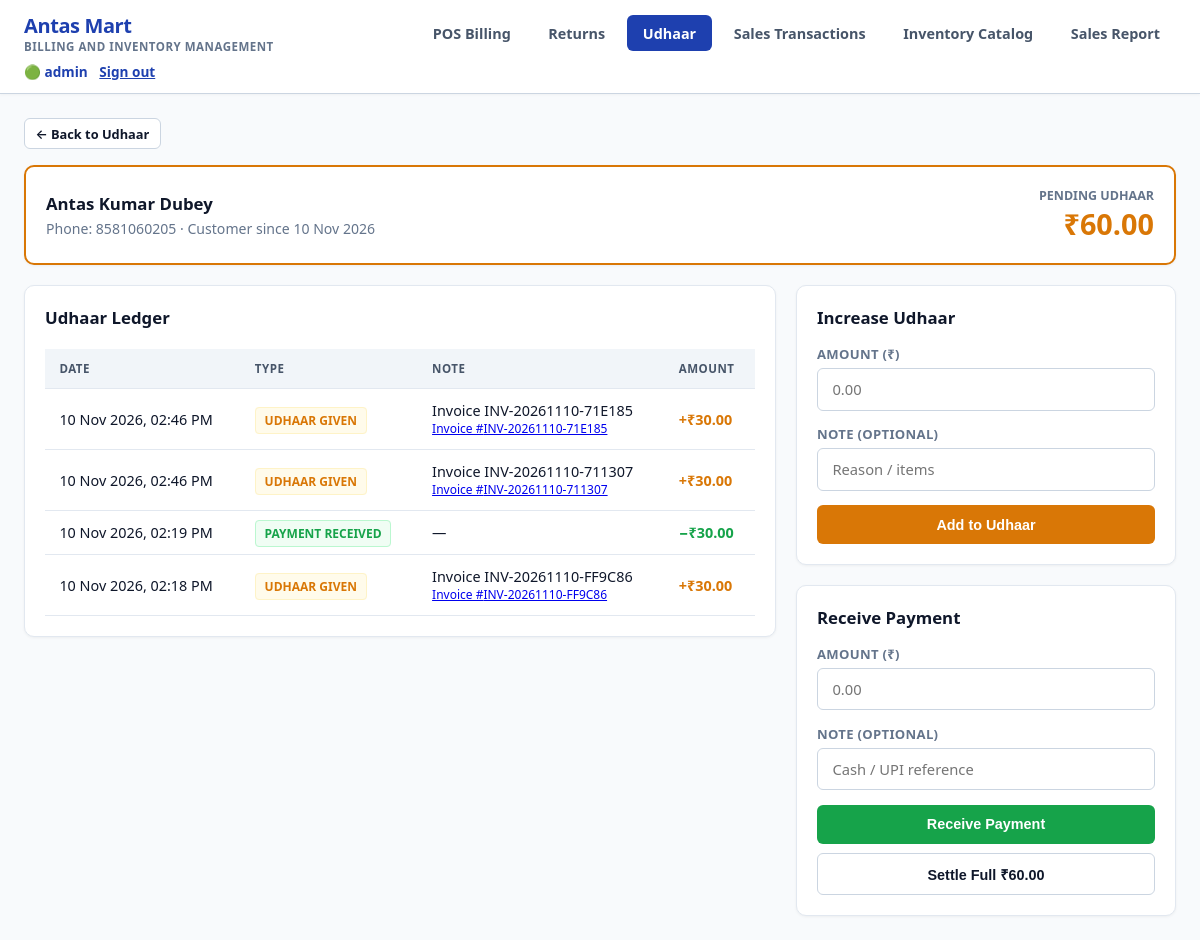
Screenshot of /udhaar/1/ (signed in) with the database file from the repository.
### inventory/models.py (models this page shows, shortened)
class Customer(models.Model):
    name = models.CharField(max_length=150)
    phone = models.CharField(max_length=20, blank=True, default="")
    balance = models.DecimalField(max_digits=12, decimal_places=2, default=0)
    created_at = models.DateTimeField(auto_now_add=True)
    class Meta:
        ordering = ["name"]
        indexes = [models.Index(fields=["name"])]

class UdhaarEntry(models.Model):
    CREDIT = "credit"
    PAYMENT = "payment"
    ENTRY_CHOICES = [
        (CREDIT, "Udhaar given"),
        (PAYMENT, "Payment received"),
    ]
    customer = models.ForeignKey(
        Customer, on_delete=models.CASCADE, related_name="entries"
    )
    entry_type = models.CharField(max_length=10, choices=ENTRY_CHOICES, db_index=True)
    amount = models.DecimalField(max_digits=12, decimal_places=2)
    note = models.CharField(max_length=255, blank=True, default="")
    sale = models.ForeignKey(
        Sale,
        null=True,
        blank=True,
        on_delete=models.SET_NULL,
        related_name="udhaar_entries",
    )
    created_at = models.DateTimeField(auto_now_add=True)
    class Meta:
        ordering = ["-created_at"]
        indexes = [models.Index(fields=["entry_type", "created_at"])]

class Sale(models.Model):
    CASH = "cash"
    UDHAAR = "udhaar"
    PAYMENT_CHOICES = [
        (CASH, "Cash"),
        (UDHAAR, "Udhaar"),
    ]
    invoice_number = models.CharField(max_length=50, unique=True)
    total_amount = models.DecimalField(max_digits=10, decimal_places=2, default=0.00)
    payment_type = models.CharField(
        max_length=10, choices=PAYMENT_CHOICES, default=CASH, db_index=True
    )
    customer = models.ForeignKey(
        Customer,
        null=True,
        blank=True,
        on_delete=models.SET_NULL,
        related_name="sales",
    )
    created_at = models.DateTimeField(auto_now_add=True)
    class Meta:
        ordering = ["-created_at"]
        indexes = [models.Index(fields=["payment_type", "created_at"])]

### inventory/views.py (the view, shortened to what this page needs)
# urls.py: path('udhaar/<int:pk>/', views.udhaar_detail, name='udhaar_detail'),
def udhaar_detail(request, pk):
    customer = get_object_or_404(Customer, pk=pk)
    customer.refresh_from_db()
    context = {
        "customer": customer,
        "entries": customer.entries.select_related("sale").order_by("-created_at")[:100],
        "sales": customer.sales.order_by("-created_at")[:50],
    }
    return render(request, "inventory/udhaar_detail.html", context)

### inventory/templates/inventory/udhaar_detail.html (shortened to what this page needs)
{% extends 'inventory/base.html' %}
{% block content %}
<div style="margin-bottom: 1rem;">
    <a href="{% url 'udhaar_view' %}" class="btn btn-outline btn-sm">← Back to Udhaar</a>
</div>
<div class="card" style="margin-bottom: 1.25rem; border: 2px solid var(--accent-amber);">
    <div style="display: flex; justify-content: space-between; align-items: center; gap: 1rem; flex-wrap: wrap;">
        <div>
            <h2 class="card-title" style="margin-bottom: 0.25rem;">{{ customer.name }}</h2>
            <p style="color: var(--text-muted); font-size: 0.88rem;">
                {% if customer.phone %}Phone: {{ customer.phone }} · {% endif %}
                Customer since {{ customer.created_at|date:"d M Y" }}
            </p>
        </div>
        <div style="text-align: right;">
            <div style="font-size: 0.78rem; color: var(--text-muted); text-transform: uppercase; font-weight: 700;">Pending Udhaar</div>
            <div style="font-size: 1.8rem; font-weight: 800; color: {% if customer.balance > 0 %}var(--accent-amber){% else %}var(--accent-green){% endif %};">
                ₹{{ customer.balance|floatformat:2 }}
            </div>
        </div>
    </div>
</div>
<div class="pos-grid">
    <div>
        <div class="card">
            <h2 class="card-title">Udhaar Ledger</h2>
            <div class="table-responsive">
                <table class="table">
                    <thead>
                        <tr>
                            <th>Date</th>
                            <th>Type</th>
                            <th>Note</th>
                            <th>Amount</th>
                        </tr>
                    </thead>
                    <tbody>
                        {% if entries %}
                            {% for entry in entries %}
                                <tr>
                                    <td>{{ entry.created_at|date:"d M Y, h:i A" }}</td>
                                    <td>
                                        {% if entry.entry_type == 'credit' %}
                                            <span class="badge-stock badge-warning">Udhaar given</span>
                                        {% else %}
                                            <span class="badge-stock badge-ok">Payment received</span>
                                        {% endif %}
                                    </td>
                                    <td>
                                        {{ entry.note|default:"—" }}
                                        {% if entry.sale %}
                                            <div style="font-size: 0.75rem; color: var(--text-muted);">
                                                <a href="{% url 'receipt_view' entry.sale.id %}" target="_blank">Invoice #{{ entry.sale.invoice_number }}</a>
                                            </div>
                                        {% endif %}
                                    </td>
                                    <td style="font-weight: 700; color: {% if entry.entry_type == 'credit' %}var(--accent-amber){% else %}var(--accent-green){% endif %};">
                                        {% if entry.entry_type == 'credit' %}+{% else %}−{% endif %}₹{{ entry.amount|floatformat:2 }}
                                    </td>
                                </tr>
                            {% endfor %}
                        {% else %}
                            <tr>
                                <td colspan="4" style="text-align: center; color: var(--text-muted); padding: 2.5rem 1rem;">
                                    No udhaar entries yet.
                                </td>
                            </tr>
                        {% endif %}
                    </tbody>
                </table>
            </div>
        </div>
    </div>
    <div>
        <div class="card" style="margin-bottom: 1.25rem;">
            <h2 class="card-title">Increase Udhaar</h2>
            <form method="POST" action="{% url 'udhaar_detail' customer.id %}">
                <div class="form-group">
                    <label class="form-label">Amount (₹)</label>
                    <input type="number" name="amount" class="form-control" step="0.01" min="0.01" required placeholder="0.00">
                </div>
                <div class="form-group">
                    <label class="form-label">Note (optional)</label>
                    <input type="text" name="note" class="form-control" placeholder="Reason / items">
                </div>
                <button type="submit" class="btn btn-warning btn-block">Add to Udhaar</button>
            </form>
        </div>
        <div class="card">
            <h2 class="card-title">Receive Payment</h2>
            <form method="POST" action="{% url 'udhaar_detail' customer.id %}">
                <div class="form-group">
                    <label class="form-label">Amount (₹)</label>
                    <input type="number" name="amount" class="form-control" step="0.01" min="0.01" required placeholder="0.00">
                </div>
                <div class="form-group">
                    <label class="form-label">Note (optional)</label>
                    <input type="text" name="note" class="form-control" placeholder="Cash / UPI reference">
                </div>
                <button type="submit" class="btn btn-success btn-block">Receive Payment</button>
            </form>
            {% if customer.balance > 0 %}
                <form method="POST" action="{% url 'udhaar_detail' customer.id %}" style="margin-top: 0.6rem;">
                    <button type="submit" class="btn btn-outline btn-block">Settle Full ₹{{ customer.balance|floatformat:2 }}</button>
                </form>
            {% endif %}
        </div>
    </div>
</div>
{% endblock %}

### inventory/templates/inventory/base.html (shortened to what this page needs)
{% load static %}
<!DOCTYPE html>
<html lang="en">
<head>
    <link rel="stylesheet" href="{% static 'inventory/css/styles.css' %}?v=4">
</head>
<body>
    <header class="navbar">
        <div class="brand">
            <div>
                <div class="brand-title">Antas Mart</div>
                <div class="brand-subtitle">Billing and Inventory Management</div>
            </div>
        </div>
        <nav class="nav-links">
            <a href="{% url 'pos_view' %}" class="nav-item {% if request.resolver_match.url_name == 'pos_view' %}active{% endif %}">
                 POS Billing
            </a>
            <a href="{% url 'returns_view' %}" class="nav-item {% if request.resolver_match.url_name == 'returns_view' %}active{% endif %}">
                 Returns
            </a>
            <a href="{% url 'udhaar_view' %}" class="nav-item {% if request.resolver_match.url_name == 'udhaar_view' or request.resolver_match.url_name == 'udhaar_detail' %}active{% endif %}">
                 Udhaar
            </a>
            <a href="{% url 'sales_history_view' %}" class="nav-item {% if request.resolver_match.url_name == 'sales_history_view' %}active{% endif %}">
                 Sales Transactions
            </a>
            {% if request.user.is_authenticated and request.user.is_superuser %}
            <a href="{% url 'inventory_view' %}" class="nav-item {% if request.resolver_match.url_name == 'inventory_view' %}active{% endif %}">
                 Inventory Catalog
            </a>
            <a href="{% url 'sales_report' %}" class="nav-item {% if request.resolver_match.url_name == 'sales_report' %}active{% endif %}">
                 Sales Report
            </a>
            {% endif %}
        </nav>
        <div style="font-size: 0.85rem; color: #1e40af; font-weight: 600;">
            🟢 {{ request.user.username }}
            <form method="post" action="{% url 'logout' %}" style="display:inline; margin-left:.5rem;">
                <button type="submit" style="border:0; background:transparent; color:#1e40af; font:inherit; cursor:pointer; text-decoration:underline;">Sign out</button>
            </form>
        </div>
    </header>
    <main class="main-container">
        {% block content %}
        {% endblock %}
    </main>
</body>
</html>

### inventory/static/inventory/css/styles.css (style rules this page uses)
:root { --bg-color: #f8fafc; --card-bg: #ffffff; --card-border: #e2e8f0; --primary-blue: #1e40af; --accent-blue: #2563eb; --accent-blue-hover: #1d4ed8; --light-blue-bg: #eff6ff; --light-blue-border: #bfdbfe; --accent-green: #16a34a; --accent-green-hover: #15803d; --accent-amber: #d97706; --accent-red: #dc2626; --text-main: #0f172a; --text-muted: #64748b; --input-bg: #ffffff; --table-header: #f1f5f9; --font-family: system-ui, -apple-system, BlinkMacSystemFont, 'Segoe UI', Roboto, Arial, sans-serif; --scanner-padding: 0.9rem; --scanner-border: 2px; --scanner-button-width: 80px; --scanner-gap: 0.5rem; }
* { box-sizing: border-box; margin: 0; padding: 0; }
body { background-color: var(--bg-color); color: var(--text-main); font-family: var(--font-family); min-height: 100vh; display: flex; flex-direction: column; }
.navbar { background-color: #ffffff; border-bottom: 1px solid #cbd5e1; padding: 0.75rem 1.5rem; display: flex; align-items: center; justify-content: space-between; flex-wrap: wrap; gap: 0.5rem; box-shadow: 0 1px 3px rgba(0,0,0,0.04); }
.brand { display: flex; align-items: center; gap: 0.75rem; }
.brand-title { font-size: 1.25rem; font-weight: 700; letter-spacing: -0.4px; color: var(--primary-blue); }
.brand-subtitle { font-size: 0.72rem; color: var(--text-muted); font-weight: 600; text-transform: uppercase; letter-spacing: 0.5px; }
.nav-links { display: flex; align-items: center; flex-wrap: wrap; gap: 0.35rem; }
.nav-item { color: #475569; text-decoration: none; padding: 0.55rem 1rem; border-radius: 6px; font-weight: 600; font-size: 0.9rem; display: flex; align-items: center; gap: 0.4rem; }
.nav-item.active { color: #ffffff; background-color: var(--primary-blue); }
.main-container { flex: 1; padding: 1.5rem; max-width: 1400px; margin: 0 auto; width: 100%; }
.card { background-color: var(--card-bg); border: 1px solid var(--card-border); border-radius: 10px; padding: 1.25rem; box-shadow: 0 1px 3px rgba(0,0,0,0.05); }
.card-title { font-size: 1.05rem; font-weight: 700; margin-bottom: 1rem; display: flex; align-items: center; gap: 0.5rem; color: var(--text-main); }
.pos-grid { display: grid; grid-template-columns: 1fr 380px; gap: 1.25rem; }
.form-group { margin-bottom: 0.9rem; }
.form-label { display: block; font-size: 0.82rem; font-weight: 600; color: var(--text-muted); margin-bottom: 0.3rem; text-transform: uppercase; letter-spacing: 0.3px; }
.form-control { width: 100%; padding: 0.65rem 0.9rem; background-color: var(--input-bg); border: 1px solid #cbd5e1; border-radius: 6px; color: var(--text-main); font-size: 0.92rem; font-family: inherit; }
.btn { display: inline-flex; align-items: center; justify-content: center; gap: 0.4rem; padding: 0.65rem 1.1rem; font-size: 0.9rem; font-weight: 600; border-radius: 6px; border: 1px solid transparent; cursor: pointer; text-decoration: none; }
.btn-success { background-color: var(--accent-green); color: white; }
.btn-warning { background-color: var(--accent-amber); color: white; }
.btn-outline { background: #ffffff; border: 1px solid #cbd5e1; color: var(--text-main); }
.btn-sm { padding: 0.35rem 0.65rem; font-size: 0.8rem; }
.btn-block { width: 100%; }
.table-responsive { width: 100%; overflow-x: auto; }
.table { width: 100%; border-collapse: collapse; margin-top: 0.25rem; }
.table th, .table td { padding: 0.75rem 0.9rem; text-align: left; border-bottom: 1px solid var(--card-border); font-size: 0.9rem; }
.table th { background-color: var(--table-header); color: #475569; font-weight: 700; text-transform: uppercase; font-size: 0.72rem; letter-spacing: 0.5px; }
.badge-stock { padding: 0.25rem 0.55rem; border-radius: 4px; font-size: 0.75rem; font-weight: 700; text-transform: uppercase; }
.badge-ok { background-color: #f0fdf4; color: #16a34a; border: 1px solid #bbf7d0; }
.badge-warning { background-color: #fffbeb; color: #d97706; border: 1px solid #fef3c7; }

### rows the page displays
Customer: name "Antas Kumar Dubey", phone "8581060205", created_at "10 Nov 2026", balance "60.00"
UdhaarEntry: created_at "10 Nov 2026, 02:46 PM", entry_type "UDHAAR GIVEN", note "Invoice INV-20261110-71E185", sale.invoice_number "INV-20261110-71E185", amount "30.00"
UdhaarEntry: created_at "10 Nov 2026, 02:46 PM", entry_type "UDHAAR GIVEN", note "Invoice INV-20261110-711307", sale.invoice_number "INV-20261110-711307", amount "30.00"
UdhaarEntry: created_at "10 Nov 2026, 02:19 PM", entry_type "PAYMENT RECEIVED", note "—", amount "30.00"
UdhaarEntry: created_at "10 Nov 2026, 02:18 PM", entry_type "UDHAAR GIVEN", note "Invoice INV-20261110-FF9C86", sale.invoice_number "INV-20261110-FF9C86", amount "30.00"

### other values shown
{{ request.user.username }} "admin"
